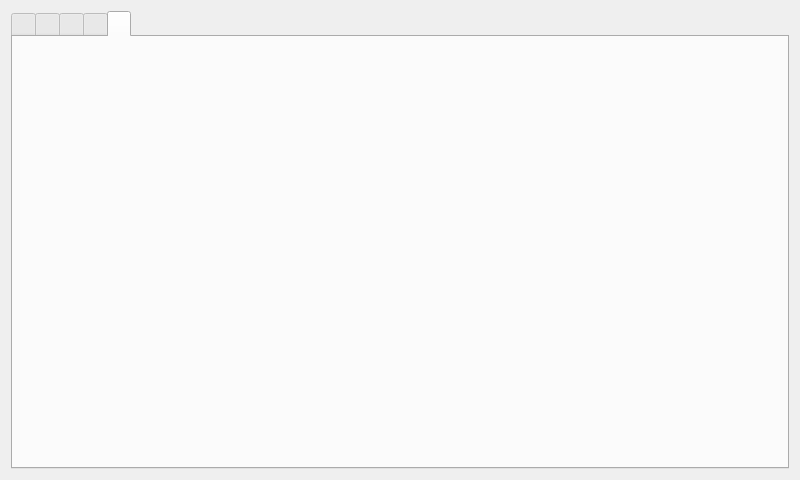
<?xml version="1.0" encoding="UTF-8"?>
<ui version="4.0">
 <class>mainwidget</class>
 <widget class="QWidget" name="mainwidget">
  <property name="geometry">
   <rect>
    <x>0</x>
    <y>0</y>
    <width>800</width>
    <height>480</height>
   </rect>
  </property>
  <property name="windowTitle">
   <string>mainwidget</string>
  </property>
  <layout class="QVBoxLayout" name="verticalLayout">
   <item>
    <widget class="QTabWidget" name="pTabWidget">
     <property name="currentIndex">
      <number>4</number>
     </property>
     <property name="iconSize">
      <size>
       <width>50</width>
       <height>50</height>
      </size>
     </property>
     <widget class="QWidget" name="ptab0">
      <attribute name="icon">
       <iconset resource="Project_Wallped.qrc">
        <normaloff>:/Image/Image/clock.png</normaloff>:/Image/Image/clock.png</iconset>
      </attribute>
      <attribute name="title">
       <string/>
      </attribute>
     </widget>
     <widget class="QWidget" name="ptab1">
      <attribute name="icon">
       <iconset resource="Project_Wallped.qrc">
        <normaloff>:/Image/Image/security.png</normaloff>:/Image/Image/security.png</iconset>
      </attribute>
      <attribute name="title">
       <string/>
      </attribute>
     </widget>
     <widget class="QWidget" name="ptab2">
      <attribute name="icon">
       <iconset resource="Project_Wallped.qrc">
        <normaloff>:/Image/Image/message.png</normaloff>:/Image/Image/message.png</iconset>
      </attribute>
      <attribute name="title">
       <string/>
      </attribute>
     </widget>
     <widget class="QWidget" name="ptab3">
      <attribute name="icon">
       <iconset resource="Project_Wallped.qrc">
        <normaloff>:/Image/Image/renewable-energy.png</normaloff>:/Image/Image/renewable-energy.png</iconset>
      </attribute>
      <attribute name="title">
       <string/>
      </attribute>
     </widget>
     <widget class="QWidget" name="ptab4">
      <attribute name="icon">
       <iconset resource="Project_Wallped.qrc">
        <normaloff>:/Image/Image/settings.png</normaloff>:/Image/Image/settings.png</iconset>
      </attribute>
      <attribute name="title">
       <string/>
      </attribute>
     </widget>
    </widget>
   </item>
  </layout>
 </widget>
 <resources>
  <include location="Project_Wallped.qrc"/>
 </resources>
 <connections/>
</ui>
